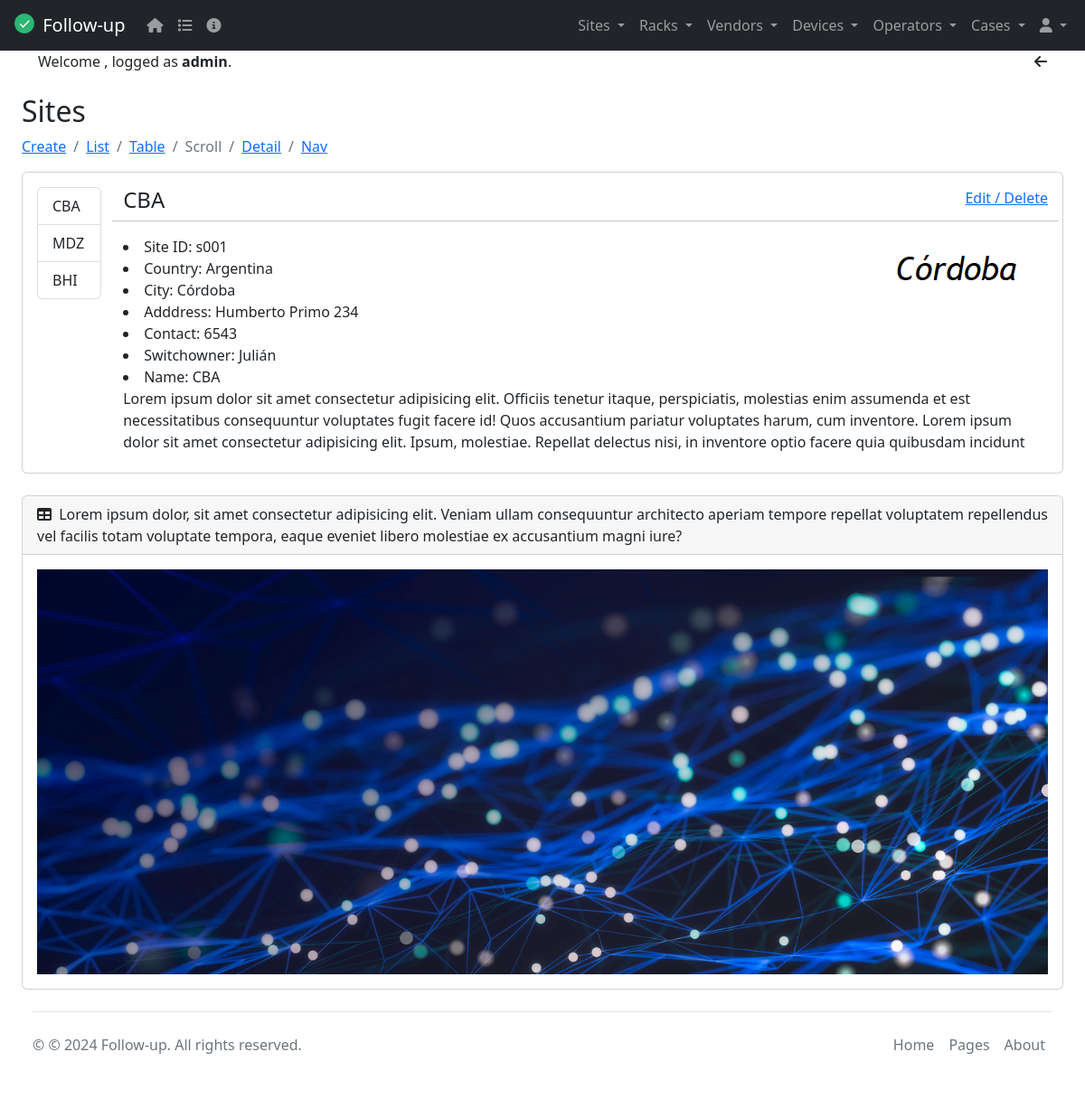
/site_scroll/ (signed in), run on an earlier commit of the app's database.
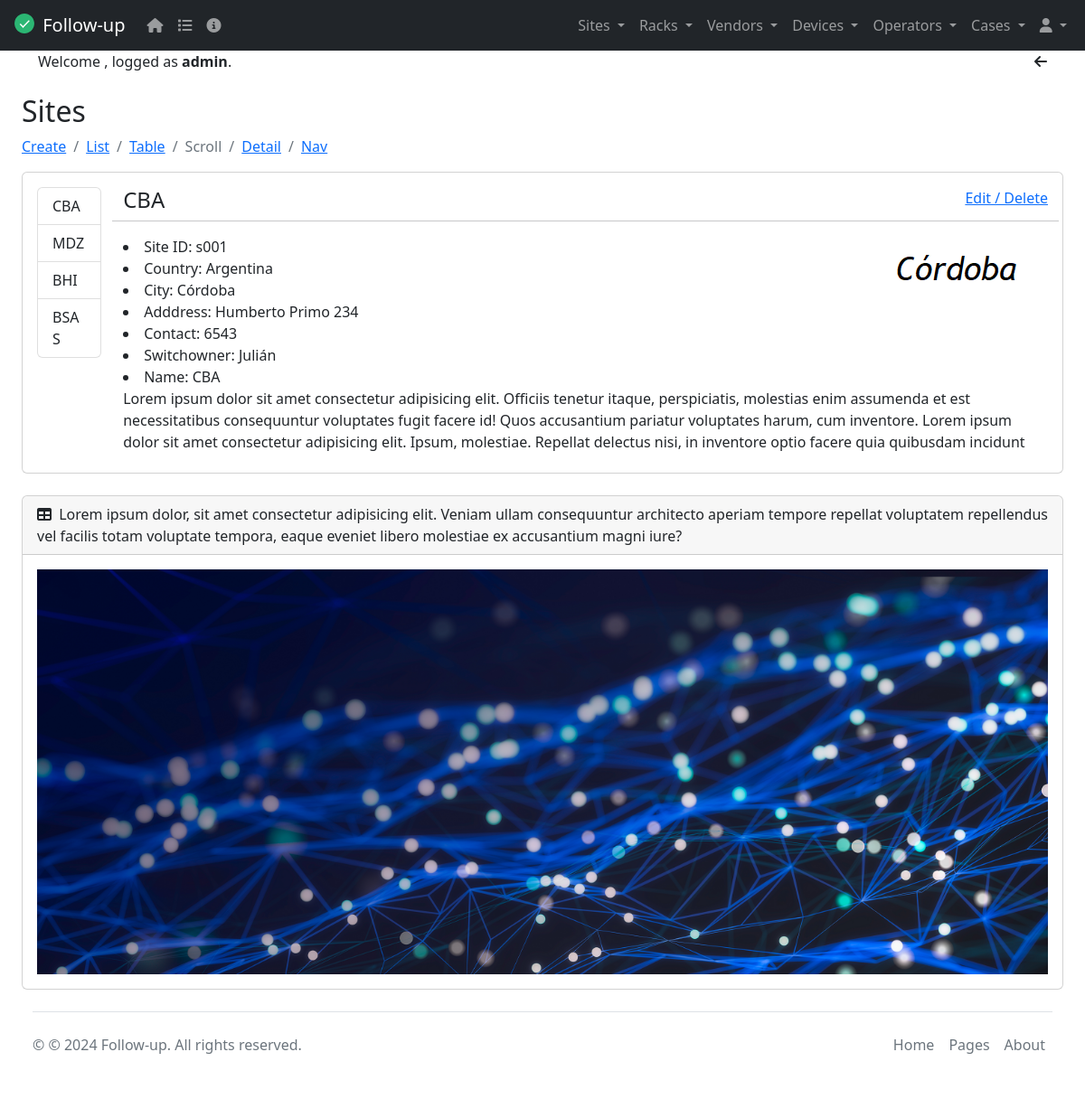
And on a later commit of the database.
### tasks/models.py (models this page shows, shortened)
class Site(models.Model):
  siteId = models.CharField(max_length=6)
  name = models.CharField(max_length=20)
  address = models.CharField(max_length=30)
  city = models.CharField(max_length=20)
  country = models.CharField(max_length=20)
  switchowner = models.CharField(max_length=30)
  contact = models.IntegerField(default=0)
  siteImage = models.ImageField(upload_to='sites', blank=True, null=True, default="/media/static/default.png") # default=""
  class Meta():
    verbose_name = 'Site'
    verbose_name_plural = 'Sites'
    ordering = ('siteId', 'name')
    unique_together = ('siteId', 'name')

### tasks/views.py (the view)
# urls.py: path('site_scroll/', views.site_scroll, name='site_scroll'),
@login_required
def site_scroll(request):
    sites = Site.objects.filter()
    return render(request, 'site_scroll.html', {"sites": sites})

### tasks/templates/site_scroll.html
{% extends 'base.html' %}
{% block content %}
<h2 class="mt-4">Sites</h2>
<nav aria-label="breadcrumb">
  <ol class="breadcrumb">
    {% if user.is_staff %}
    <li class="breadcrumb-item"><a href="/site_create">Create</a></li>
    {% endif %}
    <li class="breadcrumb-item"><a href="/sites">List</a></li>
    <li class="breadcrumb-item"><a href="/site_table">Table</a></li>
    <li class="breadcrumb-item active" aria-current="page">Scroll</li>
    <li class="breadcrumb-item"><a href="/site_detail/1">Detail</a></li>
    <li class="breadcrumb-item"><a href="/site_nav/1">Nav</a></li>
  </ol>
</nav>
<div class="card mb-4">
  <div class="card-body" >
    <div class="row">
      <div class="col-1">
        <div id="list-example" class="list-group">
          {% for site in sites %}
          <a class="list-group-item list-group-item-action" href="#{{site.name}}">{{site.name}}</a>
          {% endfor %}
        </div>
      </div>
      <div class="col-11 overflow-auto" style="height: 300px;">
        {% for site in sites %}
        <div data-bs-spy="scroll" data-bs-target="#list-example" data-offset="100" data-bs-smooth-scroll="true" class="scrollspy-example" tabindex="0">
          <div class="row">
            <div class="col-6">
              <div id="{{site.name}}"><h4>{{site.name}}</h4></div>
            </div>
            <div class="col-6">
              {% if user.is_staff %}
              <td><a class="rounded float-end" href="{% url 'site_edit' site.id %}"> Edit / Delete</a></td>
              {% endif %}
            </div>
            <hr>
          </div>
          <div class="row">
            <div class="col-6">
              <li>Site ID: {{site.siteId}}</li>
              <li>Country: {{site.country}}</li>
              <li>City: {{site.city}}</li>
              <li>Adddress: {{site.address}}</li>
              <li>Contact: {{site.contact}}</li>
              <li>Switchowner: {{site.switchowner}}</li>
              <li>Name: {{site.name}}</li>
            </div>
            <div class="col-6">
              <section>
                <img
                class="img-fluid float-end"
                src="{{ site.siteImage.url }}"
                alt="{{ site.name }}"/>
              </section>
            </div>
            <br>
            <p>
              Lorem ipsum dolor sit amet consectetur adipisicing elit. Officiis tenetur itaque, perspiciatis, molestias enim assumenda et est necessitatibus consequuntur voluptates fugit facere id! Quos accusantium pariatur voluptates harum, cum inventore.
              Lorem ipsum dolor sit amet consectetur adipisicing elit. Ipsum, molestiae. Repellat delectus nisi, in inventore optio facere quia quibusdam incidunt ipsam consectetur blanditiis illum quod impedit aliquid excepturi illo! Quae!
              Lorem ipsum, dolor sit amet consectetur adipisicing elit. Quibusdam error quis velit quidem, vero beatae qui voluptates reiciendis voluptas explicabo, maxime incidunt? Animi cum dolore iure a accusamus, deserunt vero!
              Lorem ipsum dolor sit amet consectetur adipisicing elit. Facere necessitatibus, quas ipsa fugiat dolores eos ad voluptas cumque officia aperiam ratione quidem incidunt accusantium, dolorum quae quo iusto quos perspiciatis.
            </p>
            <br>
            <br>
          </div>
        </div>
        {% endfor %}
      </div>
    </div>
  </div>
</div>
{% endblock %}

What changed in the data, as far as the page shows it:
added Site: name "BSAS", shown under "Sites"
